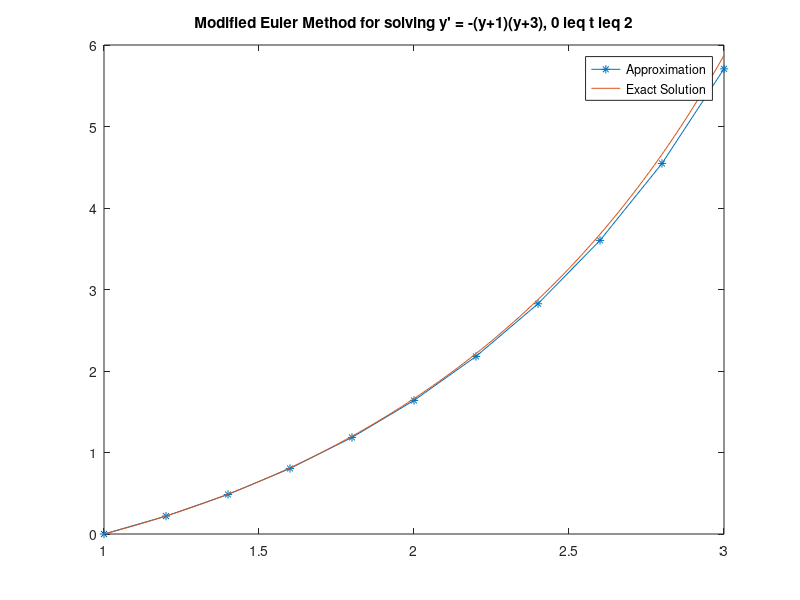
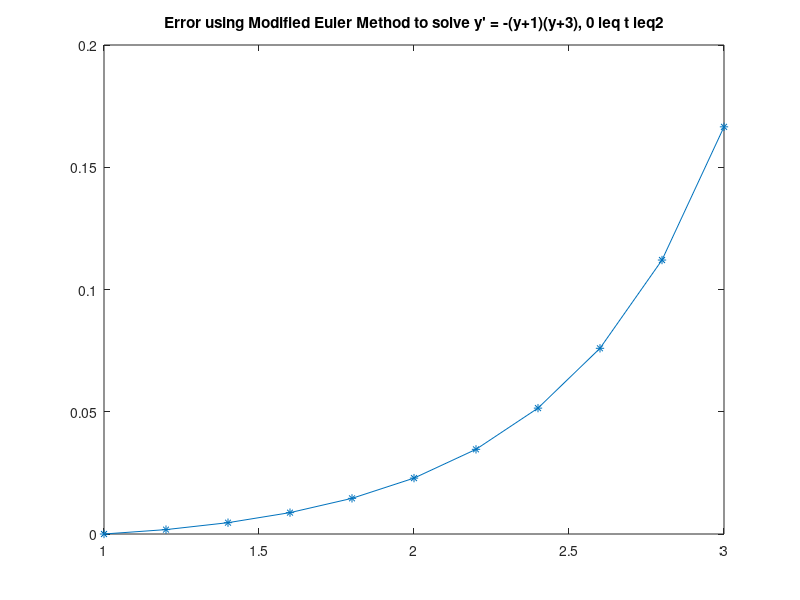

Reproduce these figures in MATLAB, in order.
%% Modified Euler Method
%% Inputs
a = 1;          % left endpoint
b = 3;          % right endpoint
h = 0.2;        % stepsize
N = (b-a)/h;    % the number of steps
alpha = 0;      % initial y value
f = @(t,y) 1 + y/t + (y/t)^2;        % as in dy/dt = f(t,y);
%% Modified Euler
t = zeros(1,N+1);       % stores all the t values
w = zeros(1,N+1);       % stores all the approximation values
t(1) = a;
w(1) = alpha;
for i=1:N
    t(i+1) = a + i*h;
    w(i+1) = w(i) + (h/2)*( f(t(i),w(i)) + f(t(i+1), w(i) + h*f(t(i),w(i)) ) );
end
%% Plot the approximation
figure()
plot(t,w,'*-')
hold on;            % so we can plot multiple things on the same graph
%% Plot the exact solution
y = @(t) t*tan(log(t));
num_plot = 100;     % need a lot of plotting points to get a smooth graph!
t_plot = zeros(1,num_plot+1);
y_plot = zeros(1,num_plot+1);
h_plot = (b-a)/num_plot;
for i=1:num_plot+1
    t_plot(i) = a + (i-1) * h_plot;
    y_plot(i) = y(t_plot(i));
end
plot(t_plot,y_plot)
title("Modified Euler Method for solving y' = -(y+1)(y+3), 0 \leq t \leq 2")
legend("Approximation","Exact Solution")
%% Compute the actual errors, error bound, and print information
error = zeros(1,N+1);
fprintf('i\tt_i\t\tw_i\t\ty(t_i)\t\t|y(t_i) - w_i)|\n')
for i=1:N+1
    error(i) = abs( y(t(i)) - w(i) );                 % | y(t_i) - w_i |
    fprintf('%d\t%.9f\t%.9f\t%.9f\t%.9f\n',i-1,t(i),w(i),y(t(i)),error(i))
end
%% Plot the error
figure()
plot(t,error,'*-')
title("Error using Modified Euler Method to solve y' = -(y+1)(y+3), 0 \leq t \leq2")